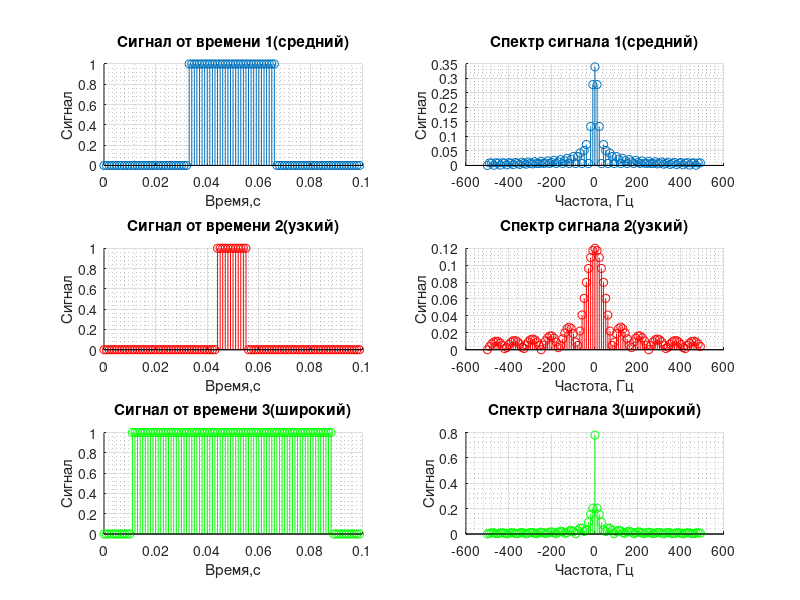

Write the MATLAB code that produced this figure.
F=1000;
T=1/F;
N=100;
t=([0:1:N-1].')*T;
f=([-N/2:1:(N-1)/2].')*F/N;

S1 =[ zeros(floor(N/3),1 ); ones(N-2*floor(N/3),1); zeros(floor(N/3),1 )];
FT1=fft(S1);

S2 =[ zeros(floor(4*N/9),1 ); ones(N-2*floor(4*N/9),1); zeros(floor(4*N/9),1 )];
FT2=fft(S2);

S3 =[ zeros(floor(N/9),1 ); ones(N-2*floor(N/9),1); zeros(floor(N/9),1 )];
FT3=fft(S3);

figure
    subplot(3,2,1)
    hold on
    stem(t,S1);
    grid on
    grid minor
    xlabel('Время,с');
    ylabel('Сигнал');
    title('Сигнал от времени 1(средний)');
    hold off

    subplot(3,2,2)
    hold on
    stem(f,fftshift(abs(FT1))/N)
    grid on
    grid minor
    xlabel('Частота, Гц');
    ylabel('Сигнал');
    title('Спектр сигнала 1(средний)');
    hold off

    subplot(3,2,3)
    hold on
    stem(t,S2,'red');
    grid on
    grid minor
    xlabel('Время,с');
    ylabel('Сигнал');
    title('Сигнал от времени 2(узкий)');
    hold off

    subplot(3,2,4)
    hold on
    stem(f,fftshift(abs(FT2))/N,'red')
    grid on
    grid minor
    xlabel('Частота, Гц');
    ylabel('Сигнал');
    title('Спектр сигнала 2(узкий)');
    hold off

    subplot(3,2,5)
    hold on
    stem(t,S3,'green');
    grid on
    grid minor
    xlabel('Время,с');
    ylabel('Сигнал');
    title('Сигнал от времени 3(широкий)');
    hold off

    subplot(3,2,6)
    hold on
    stem(f,fftshift(abs(FT3))/N,'green')
    grid on
    grid minor
    xlabel('Частота, Гц');
    ylabel('Сигнал');
    title('Спектр сигнала 3(широкий)');
    hold off
